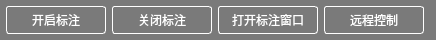
<?xml version="1.0" encoding="UTF-8"?>
<ui version="4.0">
 <class>ScreenSharerToolBar</class>
 <widget class="QWidget" name="ScreenSharerToolBar">
  <property name="geometry">
   <rect>
    <x>0</x>
    <y>0</y>
    <width>436</width>
    <height>40</height>
   </rect>
  </property>
  <property name="sizePolicy">
   <sizepolicy hsizetype="Expanding" vsizetype="Expanding">
    <horstretch>0</horstretch>
    <verstretch>0</verstretch>
   </sizepolicy>
  </property>
  <property name="minimumSize">
   <size>
    <width>0</width>
    <height>40</height>
   </size>
  </property>
  <property name="maximumSize">
   <size>
    <width>16777215</width>
    <height>40</height>
   </size>
  </property>
  <property name="windowTitle">
   <string>screenSharerToolBar</string>
  </property>
  <property name="styleSheet">
   <string notr="true">#page{
	background: rgba(0, 0, 0, 125);
}
#page QToolButton{
	background: transparent;
	border: 1px solid rgb(255,255,255);
	color: rgb(255,255,255);
	min-height: 20px;
	border-radius: 3px;
	padding-left: 4px;
	padding-right: 4px;
}
#page QToolButton:hover{
	border: 1px solid rgb(255,255,255);
	color:white
}
</string>
  </property>
  <layout class="QHBoxLayout" name="horizontalLayout">
   <property name="leftMargin">
    <number>0</number>
   </property>
   <property name="topMargin">
    <number>0</number>
   </property>
   <property name="rightMargin">
    <number>0</number>
   </property>
   <property name="bottomMargin">
    <number>0</number>
   </property>
   <item>
    <widget class="QWidget" name="page" native="true">
     <layout class="QHBoxLayout" name="horizontalLayout_2">
      <property name="spacing">
       <number>6</number>
      </property>
      <property name="leftMargin">
       <number>6</number>
      </property>
      <property name="topMargin">
       <number>6</number>
      </property>
      <property name="rightMargin">
       <number>6</number>
      </property>
      <property name="bottomMargin">
       <number>6</number>
      </property>
      <item>
       <widget class="QToolButton" name="startMarkBtn">
        <property name="enabled">
         <bool>true</bool>
        </property>
        <property name="sizePolicy">
         <sizepolicy hsizetype="Preferred" vsizetype="Expanding">
          <horstretch>0</horstretch>
          <verstretch>0</verstretch>
         </sizepolicy>
        </property>
        <property name="minimumSize">
         <size>
          <width>100</width>
          <height>22</height>
         </size>
        </property>
        <property name="cursor">
         <cursorShape>PointingHandCursor</cursorShape>
        </property>
        <property name="focusPolicy">
         <enum>Qt::NoFocus</enum>
        </property>
        <property name="toolTip">
         <string>开启标注</string>
        </property>
        <property name="text">
         <string>开启标注</string>
        </property>
        <property name="checked">
         <bool>false</bool>
        </property>
        <property name="toolButtonStyle">
         <enum>Qt::ToolButtonTextBesideIcon</enum>
        </property>
       </widget>
      </item>
      <item>
       <widget class="QToolButton" name="stopMarkBtn">
        <property name="enabled">
         <bool>true</bool>
        </property>
        <property name="sizePolicy">
         <sizepolicy hsizetype="Preferred" vsizetype="Expanding">
          <horstretch>0</horstretch>
          <verstretch>0</verstretch>
         </sizepolicy>
        </property>
        <property name="minimumSize">
         <size>
          <width>100</width>
          <height>22</height>
         </size>
        </property>
        <property name="cursor">
         <cursorShape>PointingHandCursor</cursorShape>
        </property>
        <property name="focusPolicy">
         <enum>Qt::NoFocus</enum>
        </property>
        <property name="toolTip">
         <string>关闭标注</string>
        </property>
        <property name="text">
         <string>关闭标注</string>
        </property>
        <property name="checked">
         <bool>false</bool>
        </property>
        <property name="toolButtonStyle">
         <enum>Qt::ToolButtonTextBesideIcon</enum>
        </property>
       </widget>
      </item>
      <item>
       <widget class="QToolButton" name="openMarkDlgBtn">
        <property name="enabled">
         <bool>true</bool>
        </property>
        <property name="sizePolicy">
         <sizepolicy hsizetype="Preferred" vsizetype="Expanding">
          <horstretch>0</horstretch>
          <verstretch>0</verstretch>
         </sizepolicy>
        </property>
        <property name="minimumSize">
         <size>
          <width>100</width>
          <height>22</height>
         </size>
        </property>
        <property name="cursor">
         <cursorShape>PointingHandCursor</cursorShape>
        </property>
        <property name="focusPolicy">
         <enum>Qt::NoFocus</enum>
        </property>
        <property name="toolTip">
         <string>打开标注窗口</string>
        </property>
        <property name="text">
         <string>打开标注窗口</string>
        </property>
        <property name="checked">
         <bool>false</bool>
        </property>
        <property name="toolButtonStyle">
         <enum>Qt::ToolButtonTextBesideIcon</enum>
        </property>
       </widget>
      </item>
      <item>
       <widget class="QToolButton" name="remoteCtrlBtn">
        <property name="enabled">
         <bool>true</bool>
        </property>
        <property name="sizePolicy">
         <sizepolicy hsizetype="Preferred" vsizetype="Expanding">
          <horstretch>0</horstretch>
          <verstretch>0</verstretch>
         </sizepolicy>
        </property>
        <property name="minimumSize">
         <size>
          <width>100</width>
          <height>22</height>
         </size>
        </property>
        <property name="cursor">
         <cursorShape>PointingHandCursor</cursorShape>
        </property>
        <property name="focusPolicy">
         <enum>Qt::NoFocus</enum>
        </property>
        <property name="toolTip">
         <string>可以将远程控制权限授予他人</string>
        </property>
        <property name="text">
         <string>远程控制</string>
        </property>
        <property name="checked">
         <bool>false</bool>
        </property>
        <property name="toolButtonStyle">
         <enum>Qt::ToolButtonTextBesideIcon</enum>
        </property>
       </widget>
      </item>
      <item>
       <spacer name="horizontalSpacer_2">
        <property name="orientation">
         <enum>Qt::Horizontal</enum>
        </property>
        <property name="sizeHint" stdset="0">
         <size>
          <width>40</width>
          <height>20</height>
         </size>
        </property>
       </spacer>
      </item>
     </layout>
    </widget>
   </item>
  </layout>
 </widget>
 <layoutdefault spacing="6" margin="11"/>
 <resources/>
 <connections/>
</ui>
